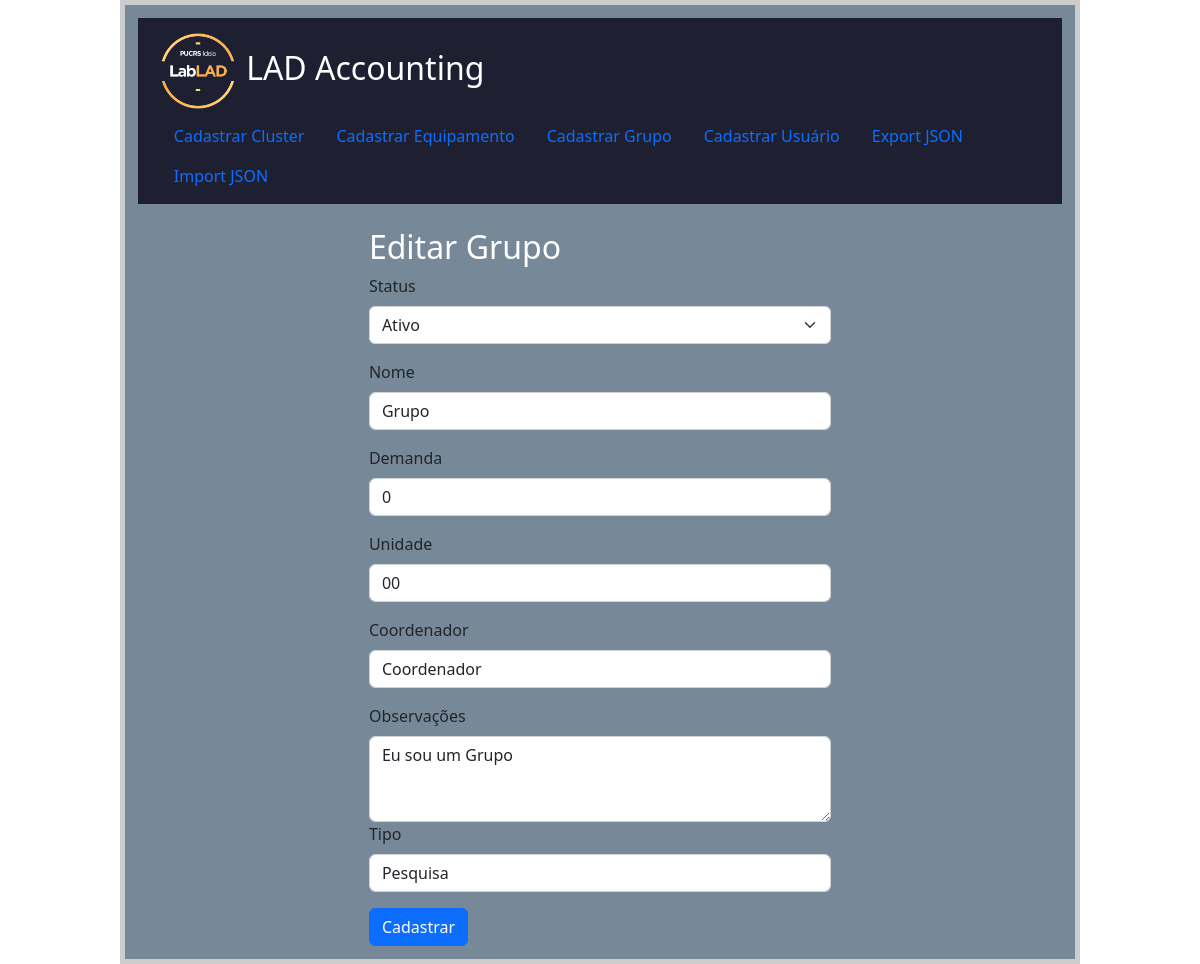
The page /grupo/Grupo on the database its author committed.
### app.py (models this page shows)
class BaseModel(Model):
    class Meta:
        database = database

class Grupo(BaseModel):
    nome = CharField()
    demanda = IntegerField()
    unidade = CharField()
    coordenador = CharField()
    status = BooleanField()
    date_beg = DateField()
    observacoes = TextField()
    tipo = CharField()

### app.py (the view, shortened to what this page needs)
@app.route('/grupo/<groupName>', methods=['GET', 'POST'])
def grupo(groupName=None):
    msg=None
    lista_grupo = Grupo.select().order_by(Grupo.nome)
    if groupName == 'cadastro':
        print('cadastro')
        if request.method == 'POST' and request.form['nome']:
            try:
                with database.atomic():
                    print('grupo')
                    Grupo.create(
                        nome=request.form['nome'],
                        demanda=request.form['demanda'],
                        unidade=request.form['unidade'],
                        coordenador=request.form['coordenador'],
                        observacoes=request.form['observacoes'],
                        tipo=request.form['tipo'],
                        date_beg=datetime.now().strftime('%d-%m-%Y'),
                        date_end='',
                        status=True
                    )
                return redirect(url_for('homepage'))
            except IntegrityError:
                msg='Grupo já existe'
        return render_template('grupo.html', groupName='cadastro', msg=msg, lista_grupo=lista_grupo)
    else:
        if groupName:
            grupo = get_object_or_404(Grupo, Grupo.nome == groupName)
        return render_template('grupo.html', grupo=grupo, msg=msg, lista_grupo=lista_grupo)

### app.py (called while the page is built)
def get_object_or_404(model, *expressions):
    try:
        return model.get(*expressions)
    except model.DoesNotExist:
        abort(404)

@app.before_request
def before_request():
    g.db = database
    g.db.connect()

@app.after_request
def after_request(response):
    g.db.close()
    return response

### templates/grupo.html (shortened to what this page needs)
{% extends "layout.html" %}
{% block body %}
<div class="cadastro">
  {% if grupo %}
      <h2>Editar {{ grupo.nome }}</h2>
  {% else %}
      <h2>Cadastrar grupo</h2>
  {% endif %}
  <form action="{% if grupo %} {{ url_for('grupo', groupName=grupo.nome) }} {% else %} {{ url_for('grupo', groupName='cadastro') }} {% endif %}" method=post>
    <div class="mb-3">
      {% if grupo %}
        <label class="form-label">Status</label>
        <select class="mb-3 form-select" aria-label="Default select example" name="status">
            {% if grupo.status %}
              <option selected value="ativar">Ativo</option>
            {% else %}
              <option value="ativar">Ativo</option>
              <option selected value="desativar">Inativo</option>
            {% endif %}
        </select>
      {% endif %}
      <label class="form-label">Nome</label>
      <input type="text" class="mb-3 form-control" name=nome value="{% if grupo %}{{ grupo.nome }}{% endif %}">
      <label class="form-label">Demanda</label>
      <input type="text" class="mb-3 form-control" name=demanda value="{% if grupo %}{{ grupo.demanda }}{% endif %}">
      <label class="form-label">Unidade</label>
      <input type="text" class="mb-3 form-control" name=unidade value="{% if grupo %}{{ grupo.unidade }}{% endif %}">
      <label class="form-label">Coordenador</label>
      <input type="text" class="mb-3 form-control" name=coordenador value="{% if grupo %}{{ grupo.coordenador }}{% endif %}">
      <label class="form-label">Observações</label>
      <textarea class="form-control" id="exampleFormControlTextarea1" name=observacoes rows="3">{% if grupo %}{{ grupo.observacoes }}{% endif %}</textarea>
      <label class="form-label">Tipo</label>
      <input type="text" class="mb-3 form-control" name=tipo value="{% if grupo %}{{ grupo.tipo }}{% endif %}">
    </div>
    <button type="submit" class="btn btn-primary">Cadastrar</button>
  </form>
</div>
{% endblock %}

### static/style.css (style rules this page uses)
body { font-family: sans-serif; background: #eee; }
h2 { font-size: 1.2em; }
.cadastro { max-width: 50%; margin: auto; }

### static/homepage.css (style rules this page uses)
h2 { color: white; }

### rows shown on the page
Grupo: nome "Grupo", status "Ativo", demanda "0", unidade "00", coordenador "Coordenador", observacoes "Eu sou um Grupo", tipo "Pesquisa"
